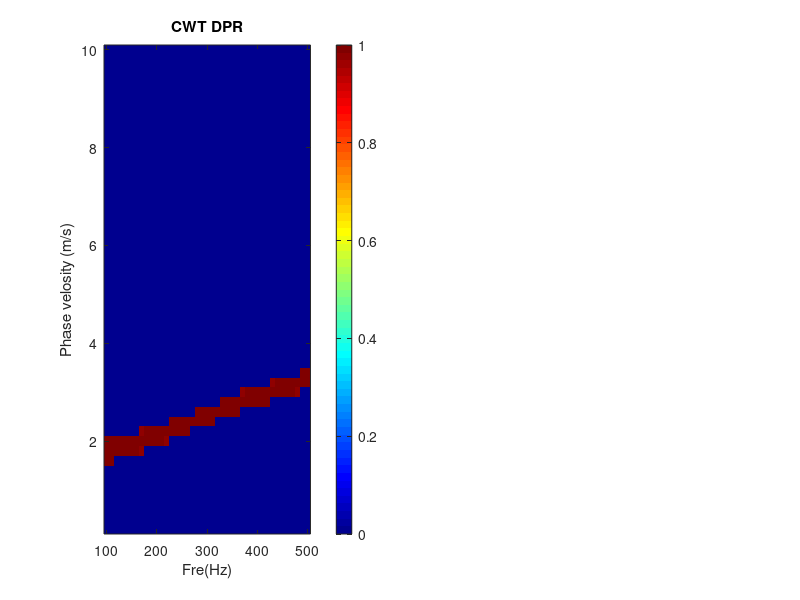

MATLAB code for this plot: (Note: this script raises an error after producing the figure.)
clear all;
close all;
clc;

load('DataTrainViscoElatic.mat')
pics = PicData(:,:,1000);


%% Case 1 
% Real Physical properties
u1 = 2.3*10^3; % KPa
u2 = 2.2; % Pa*s
rho = 1000;

% range of Fre and Vs
freq = [10:1:50]*10;
v = [1:1:50]*0.2;

% DPR extracted from wavelet energy analysis
load('E_filter1.mat')
E_filter = E_filter';
pic_sim1 = (fliplr(E_filter));
% pic_sim1 = pic_sim1;

figure
subplot(1,2,1)
imagesc(freq,v,pic_sim1');
colormap(jet);
colorbar;
set(gca,'YDir','normal');
title('CWT DPR');
xlabel('Fre(Hz)');
ylabel('Phase velosity (m/s)');
hold on
Vs= DPRFun(u1, u2,rho, freq);
plot(freq,Vs,'LineWidth', 5);


pic= FiguresGenFun(u1, u2,rho, freq,v,0.95);
Vs= DPRFun(u1, u2,rho, freq);
subplot(1,2,2)
imagesc(freq,v,pic');
colormap(jet);
colorbar;
set(gca,'YDir','normal');
title('CWT DPR');
xlabel('Fre(Hz)');
ylabel('Phase velosity (m/s)');
hold on
plot(freq,Vs,'LineWidth', 5);

pics_sim(1,:,:) = [pic_sim1];
pics_sim(2,:,:) = [pic];
% save pics_sim pics_sim
